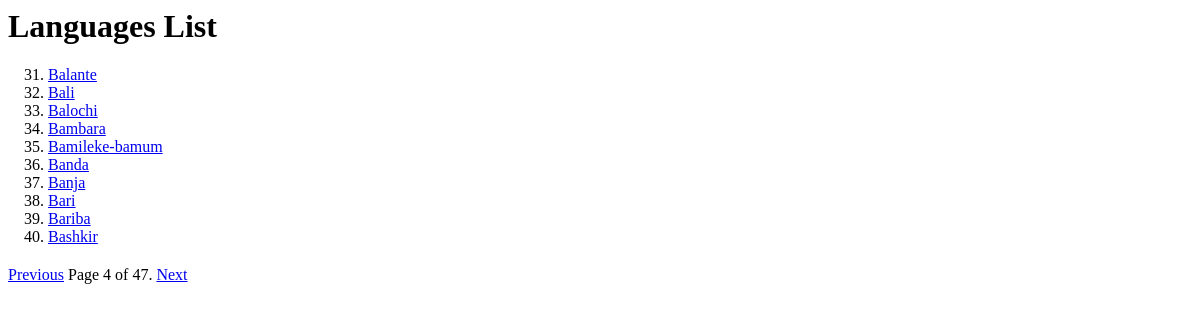
The page /languages_list?page=4 on the database its author committed.
### countries/models.py (models this page shows)
class Language(models.Model):
    name = models.CharField(max_length=30)
    def __str__(self):
        return self.name

### countries/views.py (the view)
# urls.py: path('languages_list', views.languages_list, name='languages_list'),
def languages_list(request):
    languages = Language.objects.all()
    per_page = 10
    paginator = Paginator(languages, per_page)
    page = request.GET.get('page')
    try:
        languages = paginator.page(page)
    except PageNotAnInteger:
        languages = paginator.page(1)
    except EmptyPage:
        languages = paginator.page(paginator.num_pages)
    context = {'languages': languages, 'page': page}
    return render(request, 'countries/languages_list.html', context)

### countries/templates/countries/languages_list.html (shortened to what this page needs)
{% load static %}
<link rel="stylesheet" type="text/css" href="{% static 'css/style.css' %}">
<!DOCTYPE html>
<html lang="en">
<head>
</head>
<body>
    <h1><a href="{% url 'index' %}">Languages List</a></h1>
    <ol start="{{ languages.start_index }}">
        {% for language in languages %}
            <li><a href="{% url 'countries_list_lang' language %}"> {{ language }}</a></li>
        {% endfor %}
    </ol>
{% include "countries/pagination.html" with page=languages %}
</body>
</html>

### countries/static/css/style.css (style rules this page uses)
ol, ul { margin-top: 0; margin-bottom: 20px; }
h1>a { text-decoration: none; color: #000; }

### rows shown on the page
Language: name "Balante"
Language: name "Bali"
Language: name "Balochi"
Language: name "Bambara"
Language: name "Bamileke-bamum"
Language: name "Banda"
Language: name "Banja"
Language: name "Bari"
Language: name "Bariba"
Language: name "Bashkir"

### other values the page prints
{{ page.number }} "4"
{{ page.paginator.num_pages }} "47"
